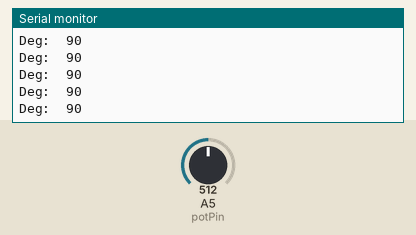
Recording of a sketch running on a simulated Arduino Uno, built with avr-gcc and run on an emulated ATmega328P. Shown: the last lines printed to the serial monitor. The test bench sets the inputs (shaded band); at power-on: A5 (potPin) = 512. No radio packets arrive unless stated.

Above: at 1.2 s.
1.3 s: A5 (potPin) set to 550
At 2.1 s:
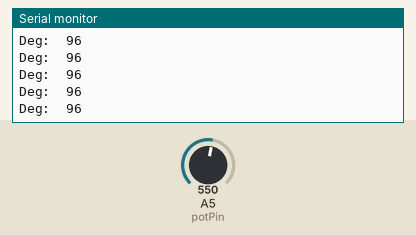
2.8 s: A5 (potPin) set to 580
At 3.5 s:
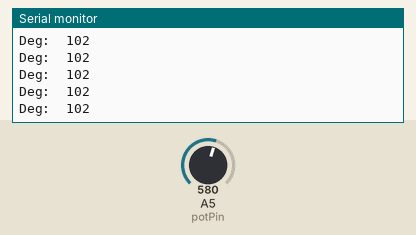
Timing chart, 0 to 5.8 s (numbered marks = the images above; inputs shaded):
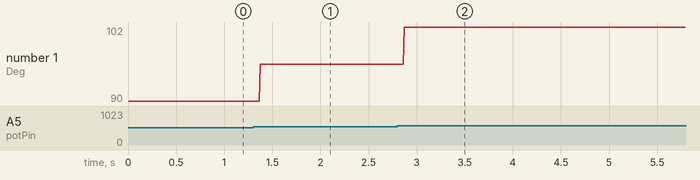

Measured:
- after the input at 1.3 s, the serial monitor: prints a new line after 0.07 s (image 1)
- after the input at 2.8 s, the serial monitor: prints a new line after 0.07 s (image 2)
- plotted number 1: 90 → 96 after the input at 1.3 s, 96 → 102 after the input at 2.8 s

The sketch:

Transmitter_Example_Code.ino
```cpp
int potPin = A5;
//radio
#include <SPI.h>
#include <nRF24L01.h>
#include <RF24.h>
#define CE_PIN 9
#define CSN_PIN 10
const uint64_t pipe = 0xE8E8F0F0E1LL; // Define the transmit pipe</p><p>/*-----( Declare objects )-----*/
RF24 radio(CE_PIN, CSN_PIN); // Create a Radio
long deg = 0;

void setup() {
  radio.begin();
  radio.openWritingPipe(pipe);
  Serial.begin(9600);
}

void loop() {
  int tf = analogRead(potPin);
  deg = map(tf, 0, 1023, 0, 180);

  //send signal to the quad
  radio.write(&deg, sizeof(deg));


  Serial.print("Deg:\t");
  Serial.println(deg);

}
```
